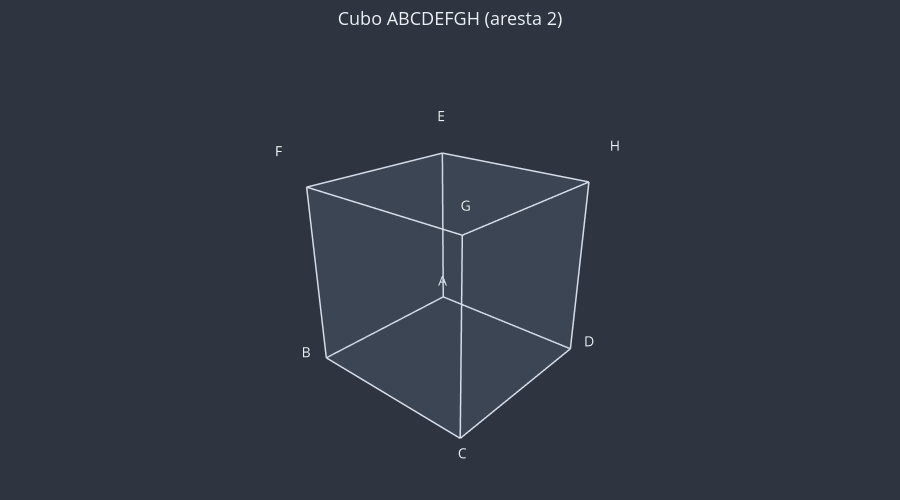

Notebook cell for this chart:
### Markdown cell above
Use o cubo abaixo para consulta durante os exercícios. Gire a figura à vontade!

### Code cell
fig = u3d.criar_figura(titulo="Cubo ABCDEFGH (aresta 2)")
fig = u3d.desenhar_cubo(fig)
u3d.mostrar(fig)

### Figure 1 — Plotly figure (JSON) as saved in the notebook; plotly's stock layout.template omitted (floating-point values rounded to 4 significant figures)
{"data": [{"color": "#81A1C1", "hoverinfo": "skip", "i": [0, 0, 4, 4, 0, 0, 1, 1, 2, 2, 3, 3], "j": [1, 2, 5, 6, 1, 5, 2, 6, 3, 7, 0, 4], "k": [2, 3, 6, 7, 5, 4, 6, 5, 7, 6, 4, 7], "lighting": {"ambient": 1, "diffuse": 0, "fresnel": 0, "specular": 0}, "opacity": 0.08, "type": "mesh3d", "x": [0.0, 2.0, 2.0, 0.0, 0.0, 2.0, 2.0, 0.0], "y": [0.0, 0.0, 2.0, 2.0, 0.0, 0.0, 2.0, 2.0], "z": [0.0, 0.0, 0.0, 0.0, 2.0, 2.0, 2.0, 2.0]}, {"hoverinfo": "skip", "line": {"color": "#D8DEE9", "dash": "solid", "width": 3}, "mode": "lines", "type": "scatter3d", "x": [0, 2], "y": [0, 0], "z": [0, 0]}, {"hoverinfo": "skip", "line": {"color": "#D8DEE9", "dash": "solid", "width": 3}, "mode": "lines", "type": "scatter3d", "x": [2, 2], "y": [0, 2], "z": [0, 0]}, {"hoverinfo": "skip", "line": {"color": "#D8DEE9", "dash": "solid", "width": 3}, "mode": "lines", "type": "scatter3d", "x": [2, 0], "y": [2, 2], "z": [0, 0]}, {"hoverinfo": "skip", "line": {"color": "#D8DEE9", "dash": "solid", "width": 3}, "mode": "lines", "type": "scatter3d", "x": [0, 0], "y": [2, 0], "z": [0, 0]}, {"hoverinfo": "skip", "line": {"color": "#D8DEE9", "dash": "solid", "width": 3}, "mode": "lines", "type": "scatter3d", "x": [0, 2], "y": [0, 0], "z": [2, 2]}, {"hoverinfo": "skip", "line": {"color": "#D8DEE9", "dash": "solid", "width": 3}, "mode": "lines", "type": "scatter3d", "x": [2, 2], "y": [0, 2], "z": [2, 2]}, {"hoverinfo": "skip", "line": {"color": "#D8DEE9", "dash": "solid", "width": 3}, "mode": "lines", "type": "scatter3d", "x": [2, 0], "y": [2, 2], "z": [2, 2]}, {"hoverinfo": "skip", "line": {"color": "#D8DEE9", "dash": "solid", "width": 3}, "mode": "lines", "type": "scatter3d", "x": [0, 0], "y": [2, 0], "z": [2, 2]}, {"hoverinfo": "skip", "line": {"color": "#D8DEE9", "dash": "solid", "width": 3}, "mode": "lines", "type": "scatter3d", "x": [0, 0], "y": [0, 0], "z": [0, 2]}, {"hoverinfo": "skip", "line": {"color": "#D8DEE9", "dash": "solid", "width": 3}, "mode": "lines", "type": "scatter3d", "x": [2, 2], "y": [0, 0], "z": [0, 2]}, {"hoverinfo": "skip", "line": {"color": "#D8DEE9", "dash": "solid", "width": 3}, "mode": "lines", "type": "scatter3d", "x": [2, 2], "y": [2, 2], "z": [0, 2]}, {"hoverinfo": "skip", "line": {"color": "#D8DEE9", "dash": "solid", "width": 3}, "mode": "lines", "type": "scatter3d", "x": [0, 0], "y": [2, 2], "z": [0, 2]}, {"hoverinfo": "skip", "mode": "text", "text": ["A"], "textfont": {"color": "#ECEFF4", "size": 14}, "type": "scatter3d", "x": [-0.1732], "y": [-0.1732], "z": [-0.1732]}, {"hoverinfo": "skip", "mode": "text", "text": ["B"], "textfont": {"color": "#ECEFF4", "size": 14}, "type": "scatter3d", "x": [2.173], "y": [-0.1732], "z": [-0.1732]}, {"hoverinfo": "skip", "mode": "text", "text": ["C"], "textfont": {"color": "#ECEFF4", "size": 14}, "type": "scatter3d", "x": [2.173], "y": [2.173], "z": [-0.1732]}, {"hoverinfo": "skip", "mode": "text", "text": ["D"], "textfont": {"color": "#ECEFF4", "size": 14}, "type": "scatter3d", "x": [-0.1732], "y": [2.173], "z": [-0.1732]}, {"hoverinfo": "skip", "mode": "text", "text": ["E"], "textfont": {"color": "#ECEFF4", "size": 14}, "type": "scatter3d", "x": [-0.1732], "y": [-0.1732], "z": [2.173]}, {"hoverinfo": "skip", "mode": "text", "text": ["F"], "textfont": {"color": "#ECEFF4", "size": 14}, "type": "scatter3d", "x": [2.173], "y": [-0.1732], "z": [2.173]}, {"hoverinfo": "skip", "mode": "text", "text": ["G"], "textfont": {"color": "#ECEFF4", "size": 14}, "type": "scatter3d", "x": [2.173], "y": [2.173], "z": [2.173]}, {"hoverinfo": "skip", "mode": "text", "text": ["H"], "textfont": {"color": "#ECEFF4", "size": 14}, "type": "scatter3d", "x": [-0.1732], "y": [2.173], "z": [2.173]}], "layout": {"font": {"color": "#ECEFF4", "size": 13}, "height": 500, "margin": {"b": 0, "l": 0, "r": 0, "t": 50}, "paper_bgcolor": "#2E3440", "plot_bgcolor": "#2E3440", "scene": {"aspectmode": "data", "bgcolor": "#2E3440", "camera": {"eye": {"x": 1.6, "y": 1.4, "z": 1}}, "xaxis": {"visible": false}, "yaxis": {"visible": false}, "zaxis": {"visible": false}}, "showlegend": false, "title": {"text": "Cubo ABCDEFGH (aresta 2)", "x": 0.5}}}
